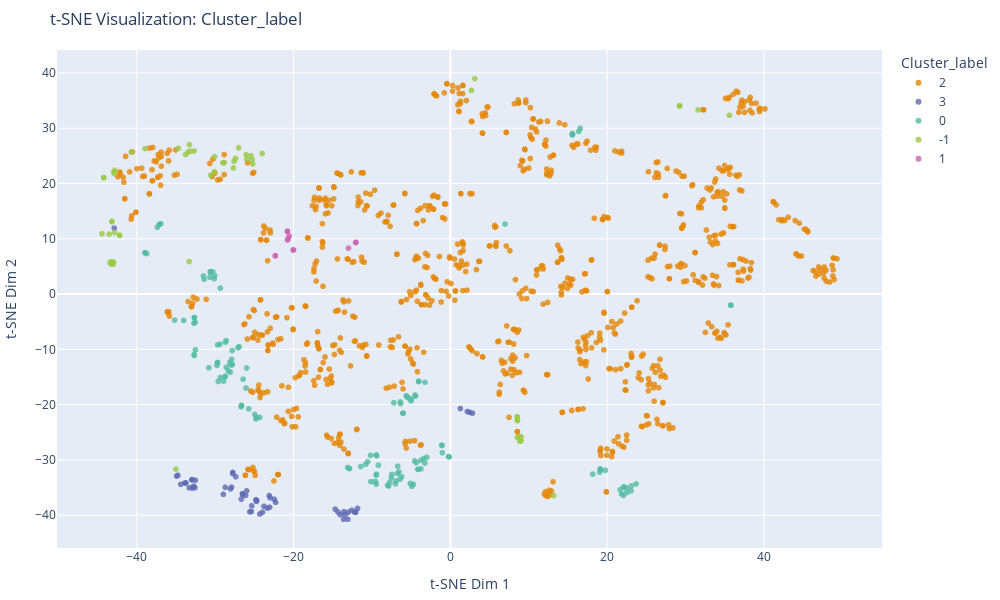
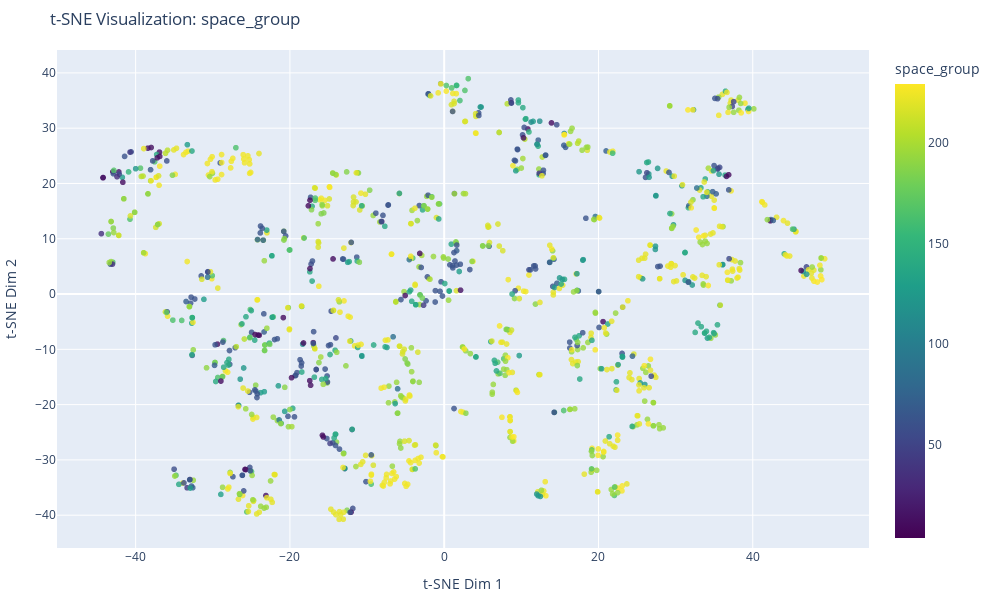
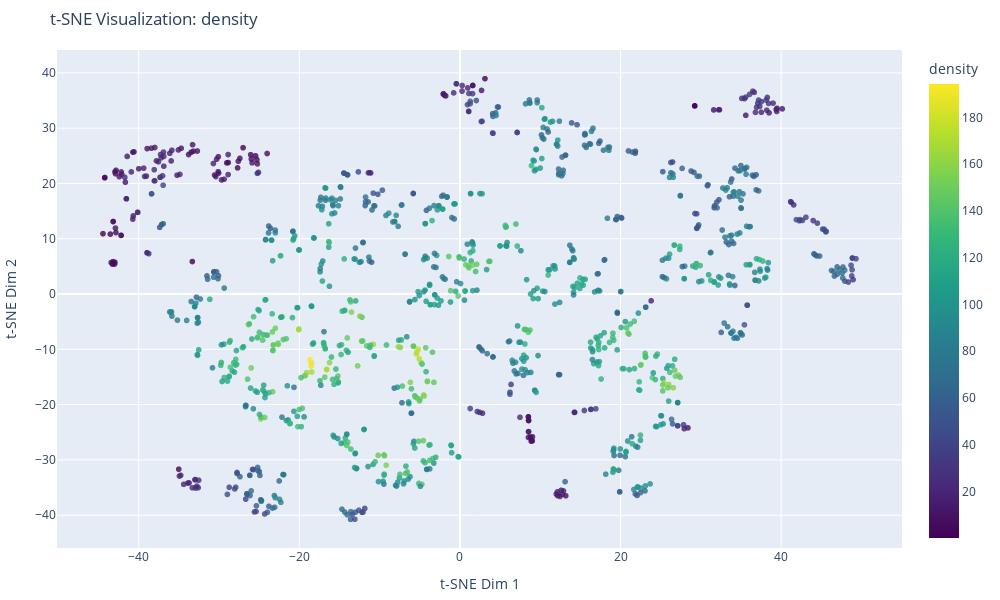

These figures' notebook cell, in order:
### Code cell
import pandas as pd
import numpy as np
from sklearn.manifold import TSNE
import plotly.express as px

# 1. 计算 t-SNE 嵌入
embedding = TSNE(n_components=2, random_state=42).fit_transform(data_normalized)

# 2. 将 t-SNE 结果添加到 DataFrame
df2["x_emb"] = embedding[:, 0]
df2["y_emb"] = embedding[:, 1]

# 强制将 Cluster_label 转换为字符串，以确保使用离散颜色
df2["Cluster_label"] = df2["Cluster_label"].astype(str)

# 3. 使用 Plotly 实现交互式可视化
def plot_interactive(df, color_feature, hover_features=["space_group", "density"]):
    """
    Function to create an interactive scatter plot.
    
    Parameters:
    - df: DataFrame with t-SNE results and clustering/space_group/density labels.
    - color_feature: Feature name to use as color coding (e.g., Cluster_label, space_group, density).
    - hover_features: List of column names to include in hover info.
    """
    # 强制分类特征使用离散调色板
    is_discrete = df[color_feature].dtype == 'object'

    fig = px.scatter(
        df,
        x="x_emb",
        y="y_emb",
        color=color_feature,
        title=f"t-SNE Visualization: {color_feature}",
        labels={"x_emb": "t-SNE Dim 1", "y_emb": "t-SNE Dim 2"},
        color_discrete_sequence=px.colors.qualitative.Vivid if is_discrete else None,
        color_continuous_scale="Viridis" if not is_discrete else None,
        opacity=0.8,
        hover_data=hover_features  # Add specified hover info
    )
    fig.update_layout(
        legend_title=dict(text=color_feature),
        legend=dict(orientation="v", x=1.02, y=1, bgcolor="rgba(255,255,255,0.5)"),
        margin=dict(l=50, r=10, t=50, b=10),
        width=1000,  # 图的宽度（单位：像素）
        height=600   # 图的高度（单位：像素）
    )
    fig.show()

# 4. 初始可视化（按 Cluster_label 着色，强制使用分类颜色）
plot_interactive(df2, "Cluster_label")

# 5. 可切换到按 space_group 着色
plot_interactive(df2, "space_group")

# 6. 可切换到按 density 着色（梯度颜色）
plot_interactive(df2, "density")

### Figure 1 — Plotly figure (JSON) as saved in the notebook; plotly's stock layout.template omitted (floating-point values rounded to 4 significant figures; data arrays with more than 128 entries replaced by an {"elided": "..."} marker saying what was removed)
{"data": [{"customdata": {"elided": "911x2 float values"}, "hovertemplate": "Cluster_label=2<br>t-SNE Dim 1=%{x}<br>t-SNE Dim 2=%{y}<br>space_group=%{customdata[0]}<br>density=%{customdata[1]}<extra></extra>", "legendgroup": "2", "marker": {"color": "rgb(229, 134, 6)", "opacity": 0.8, "symbol": "circle"}, "mode": "markers", "name": "2", "showlegend": true, "type": "scattergl", "x": {"elided": "911 float values"}, "xaxis": "x", "y": {"elided": "911 float values"}, "yaxis": "y"}, {"customdata": [[221, 69.46], [221, 50.34], [221, 67.36], [221, 62.88], [221, 42.47], [227, 61.23], [225, 27.09], [225, 50.58], [194, 71.19], [166, 36.6], [220, 37.94], [221, 54.84], [220, 18.91], [186, 46.37], [58, 38.4], [187, 20.84], [221, 65.29], [60, 69.61], [221, 58.91], [221, 83.0], [62, 36.82], [194, 57.0], [225, 27.92], [131, 45.37], [221, 44.12], [15, 77.33], [221, 52.42], [187, 45.23], [166, 54.73], [15, 43.7], [221, 90.62], [139, 19.4], [71, 20.48], [221, 75.15], [194, 64.27], [194, 69.65], [221, 54.79], [38, 22.1], [63, 61.25], [221, 42.56], [221, 91.11], [194, 37.22], [194, 25.62], [71, 22.1], [62, 47.19], [194, 57.37], [12, 24.54], [166, 17.72], [194, 20.46], [129, 24.64], [225, 45.83], [186, 11.38], [71, 22.93], [225, 47.91], [55, 17.97], [194, 70.79]], "hovertemplate": "Cluster_label=3<br>t-SNE Dim 1=%{x}<br>t-SNE Dim 2=%{y}<br>space_group=%{customdata[0]}<br>density=%{customdata[1]}<extra></extra>", "legendgroup": "3", "marker": {"color": "rgb(93, 105, 177)", "opacity": 0.8, "symbol": "circle"}, "mode": "markers", "name": "3", "showlegend": true, "type": "scattergl", "x": [-13.58, -13.42, -14.69, -14.04, -24.31, -26.14, 2.461, -27.92, -24.71, -25.58, -26.67, -23.97, -33.88, -12.59, -11.85, 2.809, -14.34, -25.99, -13.62, -22.29, 1.274, -23.78, 2.166, -28.96, -13.08, -23.11, -13.02, -27.76, -26.51, -12.07, -22.47, -34.39, -32.59, -24.74, -24.81, -23.35, -25.34, -33.32, -27.39, -25.38, -22.99, -28.73, -32.53, -32.76, -12.2, -26.53, -32.96, -34.77, -34.93, -32.92, -28.05, -42.89, -32.99, -27.76, -33.73, -23.07], "xaxis": "x", "y": [-39.36, -39.87, -38.91, -39.9, -39.78, -36.44, -21.4, -34.93, -37.34, -39.41, -37.1, -39.47, -34.18, -39.11, -38.79, -21.55, -39.44, -35.61, -40.75, -37.68, -20.71, -38.4, -21.26, -36.23, -40.73, -36.45, -39.46, -32.27, -36.22, -39.46, -37.13, -34.42, -35.03, -37.49, -37.21, -38.72, -38.3, -35.05, -33.04, -39.33, -36.84, -34.95, -33.68, -34.73, -39.49, -36.1, -33.56, -32.79, -32.93, -35.09, -35.26, 11.93, -33.59, -32.45, -34.16, -38.57], "yaxis": "y"}, {"customdata": {"elided": "143x2 float values"}, "hovertemplate": "Cluster_label=0<br>t-SNE Dim 1=%{x}<br>t-SNE Dim 2=%{y}<br>space_group=%{customdata[0]}<br>density=%{customdata[1]}<extra></extra>", "legendgroup": "0", "marker": {"color": "rgb(82, 188, 163)", "opacity": 0.8, "symbol": "circle"}, "mode": "markers", "name": "0", "showlegend": true, "type": "scattergl", "x": {"elided": "143 float values"}, "xaxis": "x", "y": {"elided": "143 float values"}, "yaxis": "y"}, {"customdata": [[194, 8.65], [194, 9.194], [225, 4.87], [139, 7.475], [225, 8.026], [4, 8.602], [229, 3.958], [225, 9.888], [229, 8.606], [229, 6.216], [225, 7.051], [229, 9.137], [194, 7.271], [166, 4.037], [221, 9.775], [225, 5.777], [194, 5.812], [61, 9.531], [225, 7.269], [225, 10.2], [225, 6.054], [166, 1.104], [225, 9.524], [14, 3.123], [225, 6.191], [225, 0.7236], [167, 8.504], [64, 5.89], [43, 9.835], [225, 7.729], [225, 10.78], [221, 9.875], [166, 9.962], [225, 4.906], [194, 3.997], [164, 0.2663], [129, 10.88], [15, 3.057], [194, 3.96], [69, 3.988], [229, 9.482], [58, 1.854], [225, 3.177], [221, 6.261], [36, 3.902], [194, 3.942], [225, 2.754], [225, 9.091], [36, 0.1279], [225, 7.324], [186, 10.73], [186, 10.9], [216, 10.65], [194, 5.376], [229, 7.351], [225, 2.204], [225, 6.875], [194, 5.868], [176, 2.479]], "hovertemplate": "Cluster_label=-1<br>t-SNE Dim 1=%{x}<br>t-SNE Dim 2=%{y}<br>space_group=%{customdata[0]}<br>density=%{customdata[1]}<extra></extra>", "legendgroup": "-1", "marker": {"color": "rgb(153, 201, 69)", "opacity": 0.8, "symbol": "circle"}, "mode": "markers", "name": "-1", "showlegend": true, "type": "scattergl", "x": [8.55, 8.526, -33.2, -32.7, -30.55, -42.95, 9.02, 35.6, 8.549, 13.18, -30.08, 8.524, 8.533, -42.96, -38.95, 29.24, 29.24, -42.89, -25.98, -25.22, -25.28, 3.12, -27.6, -44.22, -27.4, -33.32, -42.82, -29.04, -40.72, -33.79, -43.18, -34.71, 2.691, -28.84, -43.19, -27.0, -33.29, -44.23, 8.871, -43.27, 31.6, -35.01, -26.05, -24.01, -43.0, -43.42, -25.45, -30.11, -44.44, 8.787, -42.19, -43.18, -42.19, 29.24, 9.032, -27.69, -33.48, -42.83, -43.53], "xaxis": "x", "y": [-22.87, -22.21, 25.84, 25.87, 21.53, 22.12, -26.56, 32.33, -22.87, -36.49, 24.84, -22.21, -25.94, 5.745, 26.31, 34.03, 34.03, 21.76, 24.42, 23.55, 24.3, 38.96, 24.02, 21.07, 24.54, 5.88, 22.37, 23.73, 25.67, 25.23, 13.12, 26.36, 36.83, 23.78, 5.87, 26.47, 27.02, 21.03, -26.61, 5.399, 33.3, -31.68, 25.2, 25.42, 5.415, 5.699, 25.0, 22.13, 10.92, -25.86, 10.61, 13.12, 10.61, 34.04, -25.82, 22.82, 25.64, 11.12, 10.84], "yaxis": "y"}, {"customdata": [[221, 75.62], [221, 74.19], [139, 132.4], [193, 69.77], [63, 70.59], [62, 70.49], [139, 127.7], [186, 116.0], [62, 104.9], [189, 113.1], [164, 106.9], [164, 98.96]], "hovertemplate": "Cluster_label=1<br>t-SNE Dim 1=%{x}<br>t-SNE Dim 2=%{y}<br>space_group=%{customdata[0]}<br>density=%{customdata[1]}<extra></extra>", "legendgroup": "1", "marker": {"color": "rgb(204, 97, 176)", "opacity": 0.8, "symbol": "circle"}, "mode": "markers", "name": "1", "showlegend": true, "type": "scattergl", "x": [-13.0, -12.08, -22.34, -20.79, -12.05, -20.8, -22.34, -20.78, -20.57, -20.71, -20.06, -20.01], "xaxis": "x", "y": [8.308, 9.31, 6.911, 11.37, 9.344, 11.33, 6.918, 9.771, 10.52, 10.02, 7.962, 7.981], "yaxis": "y"}], "layout": {"height": 600, "legend": {"bgcolor": "rgba(255,255,255,0.5)", "orientation": "v", "title": {"text": "Cluster_label"}, "tracegroupgap": 0, "x": 1.02, "y": 1}, "margin": {"b": 10, "l": 50, "r": 10, "t": 50}, "title": {"text": "t-SNE Visualization: Cluster_label"}, "width": 1000, "xaxis": {"anchor": "y", "autorange": true, "domain": [0, 1], "range": [-50.19, 55.07], "title": {"text": "t-SNE Dim 1"}, "type": "linear"}, "yaxis": {"anchor": "x", "autorange": true, "domain": [0, 1], "range": [-45.93, 44.14], "title": {"text": "t-SNE Dim 2"}, "type": "linear"}}}

### Figure 2 — Plotly figure (JSON) as saved in the notebook; plotly's stock layout.template omitted (floating-point values rounded to 4 significant figures; data arrays with more than 128 entries replaced by an {"elided": "..."} marker saying what was removed)
{"data": [{"customdata": {"elided": "1181x2 float values"}, "hovertemplate": "t-SNE Dim 1=%{x}<br>t-SNE Dim 2=%{y}<br>space_group=%{marker.color}<br>density=%{customdata[1]}<extra></extra>", "legendgroup": "", "marker": {"color": {"elided": "1181 int values"}, "coloraxis": "coloraxis", "opacity": 0.8, "symbol": "circle"}, "mode": "markers", "name": "", "showlegend": false, "type": "scattergl", "x": {"elided": "1181 float values"}, "xaxis": "x", "y": {"elided": "1181 float values"}, "yaxis": "y"}], "layout": {"coloraxis": {"colorbar": {"title": {"text": "space_group"}}, "colorscale": [[0, "#440154"], [0.1111, "#482878"], [0.2222, "#3e4989"], [0.3333, "#31688e"], [0.4444, "#26828e"], [0.5556, "#1f9e89"], [0.6667, "#35b779"], [0.7778, "#6ece58"], [0.8889, "#b5de2b"], [1, "#fde725"]]}, "height": 600, "legend": {"bgcolor": "rgba(255,255,255,0.5)", "orientation": "v", "title": {"text": "space_group"}, "tracegroupgap": 0, "x": 1.02, "y": 1}, "margin": {"b": 10, "l": 50, "r": 10, "t": 50}, "title": {"text": "t-SNE Visualization: space_group"}, "width": 1000, "xaxis": {"anchor": "y", "autorange": true, "domain": [0, 1], "range": [-50.2, 55.08], "title": {"text": "t-SNE Dim 1"}, "type": "linear"}, "yaxis": {"anchor": "x", "autorange": true, "domain": [0, 1], "range": [-45.93, 44.14], "title": {"text": "t-SNE Dim 2"}, "type": "linear"}}}

### Figure 3 — Plotly figure (JSON) as saved in the notebook; plotly's stock layout.template omitted (floating-point values rounded to 4 significant figures; data arrays with more than 128 entries replaced by an {"elided": "..."} marker saying what was removed)
{"data": [{"customdata": {"elided": "1181x2 float values"}, "hovertemplate": "t-SNE Dim 1=%{x}<br>t-SNE Dim 2=%{y}<br>space_group=%{customdata[0]}<br>density=%{marker.color}<extra></extra>", "legendgroup": "", "marker": {"color": {"elided": "1181 float values"}, "coloraxis": "coloraxis", "opacity": 0.8, "symbol": "circle"}, "mode": "markers", "name": "", "showlegend": false, "type": "scattergl", "x": {"elided": "1181 float values"}, "xaxis": "x", "y": {"elided": "1181 float values"}, "yaxis": "y"}], "layout": {"coloraxis": {"colorbar": {"title": {"text": "density"}}, "colorscale": [[0, "#440154"], [0.1111, "#482878"], [0.2222, "#3e4989"], [0.3333, "#31688e"], [0.4444, "#26828e"], [0.5556, "#1f9e89"], [0.6667, "#35b779"], [0.7778, "#6ece58"], [0.8889, "#b5de2b"], [1, "#fde725"]]}, "height": 600, "legend": {"bgcolor": "rgba(255,255,255,0.5)", "orientation": "v", "title": {"text": "density"}, "tracegroupgap": 0, "x": 1.02, "y": 1}, "margin": {"b": 10, "l": 50, "r": 10, "t": 50}, "title": {"text": "t-SNE Visualization: density"}, "width": 1000, "xaxis": {"anchor": "y", "autorange": true, "domain": [0, 1], "range": [-50.18, 55.05], "title": {"text": "t-SNE Dim 1"}, "type": "linear"}, "yaxis": {"anchor": "x", "autorange": true, "domain": [0, 1], "range": [-45.93, 44.14], "title": {"text": "t-SNE Dim 2"}, "type": "linear"}}}
